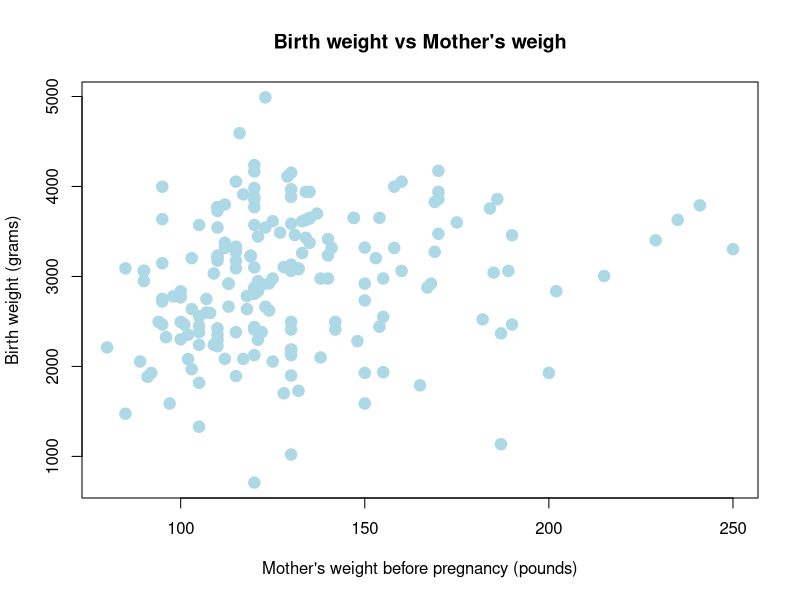
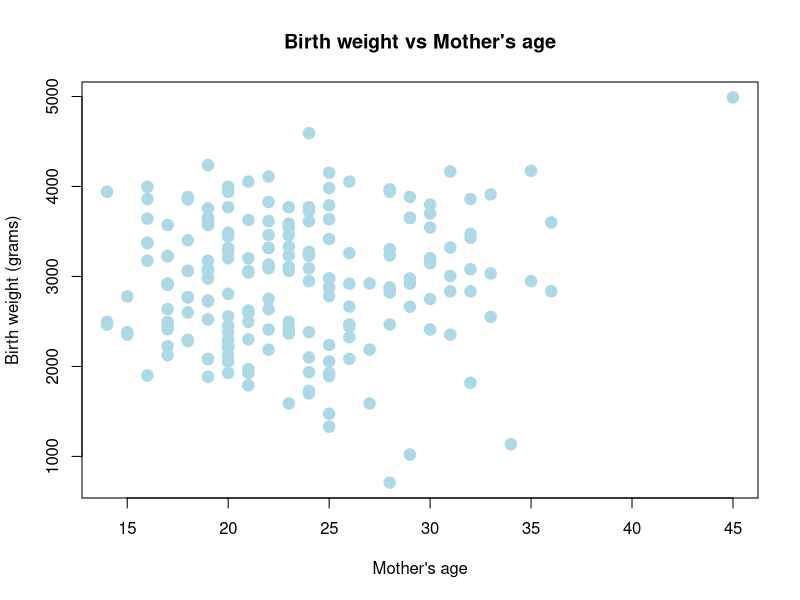
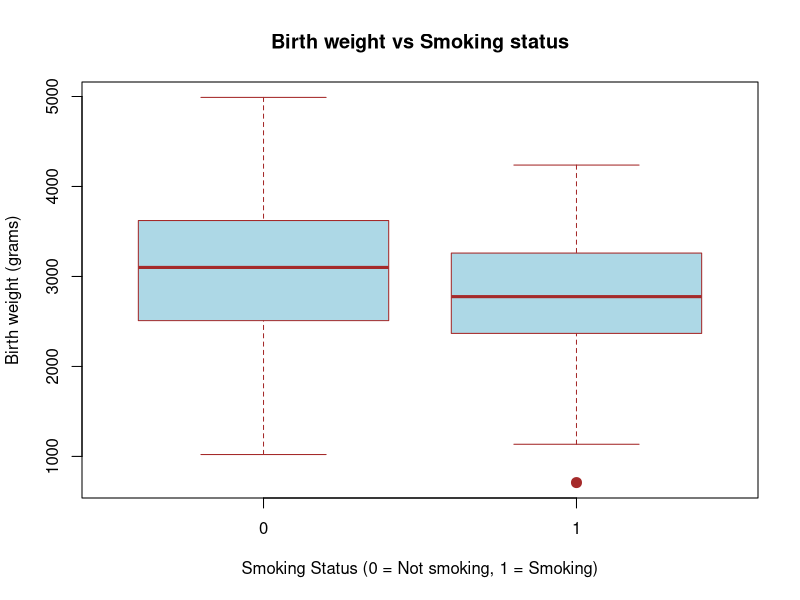
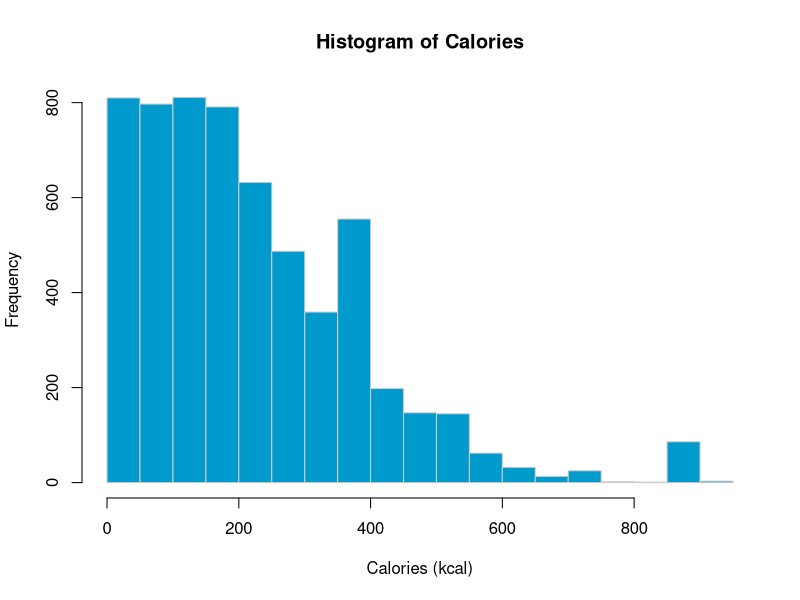
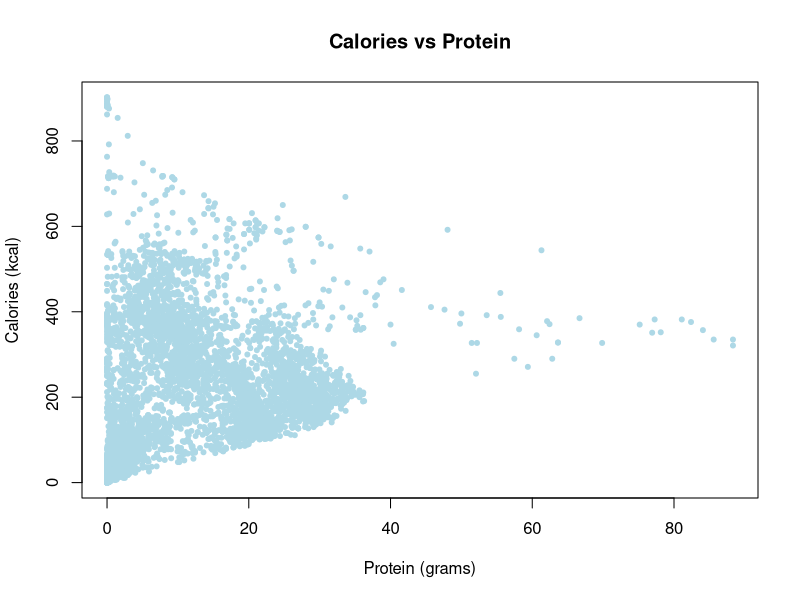
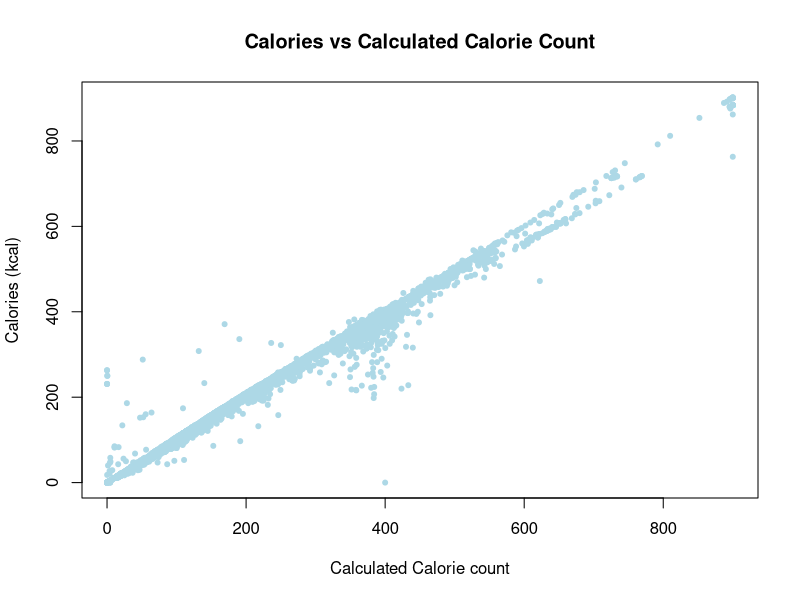

Reproduce these figures in R, in order.
## ---- chunk 1
library(ggplot2)
msleep <- ggplot2::msleep
## ---- chunk 2
num_observations <- nrow(msleep)
num_variables <- ncol(msleep)
description_msleep <- 'The observations show data about sleeping habits of 83 mammals.'
## ---- chunk 3
(avg_sleep_rem <- mean(msleep$sleep_rem, na.rm = TRUE))
## ---- chunk 4
(sd_brainwt <- sd(msleep$brainwt, na.rm = TRUE))
## ---- chunk 5
# Get the row number with the max sleep_rem
max_sleep_rem_row <- which.max(msleep$sleep_rem)
# Get the name column value and output it
max_sleep_rem <- msleep[max_sleep_rem_row, 'name']
max_sleep_rem$name
## ---- chunk 6
# Get the bodywt for carnivores
carni_bodywt <- msleep[msleep$vore == 'carni', 'bodywt']
# Calculate the mean
(carni_mean_bodywt <- mean(carni_bodywt$bodywt, na.rm = TRUE))
## ---- chunk 7
library(MASS)
birthwt <- MASS::birthwt
## ---- chunk 8
num_observations <- nrow(birthwt)
num_variables <- ncol(birthwt)
description_birthwt <- 'The observations show risk factors associated with low infant birth weight.'
## ---- chunk 9
plot(bwt ~ lwt, data = birthwt,
        xlab = "Mother's weight before pregnancy (pounds)",
        ylab = "Birth weight (grams)",
        main = "Birth weight vs Mother's weigh",
        pch = 20,
        cex = 2.3,
        col = "lightblue"
)
## ---- chunk 10
plot(bwt ~ age, data = birthwt,
        xlab = "Mother's age",
        ylab = "Birth weight (grams)",
        main = "Birth weight vs Mother's age",
        pch = 20,
        cex = 2.3,
        col = "lightblue"
)
## ---- chunk 11
bp_conf <- boxplot(bwt ~ smoke, data = birthwt,
        xlab = "Smoking Status (0 = Not smoking, 1 = Smoking)",
        ylab = "Birth weight (grams)",
        main = "Birth weight vs Smoking status",
        pch = 20,
        cex = 2,
        border  = "brown",
        col = "lightblue"
      )
no_smoking_median <- bp_conf$stats[3, 1]
smoking_median <- bp_conf$stats[3, 2]
## ---- chunk 12
library(readr)
nutrition <- read_csv("nutrition-2018.csv")
## ---- chunk 13
hist(nutrition$Calories,
     xlab   = "Calories (kcal)",
     main   = "Histogram of Calories",
     col  = "deepskyblue3",
     border = "gray80"
     )
## ---- chunk 14
library(knitr)
# Get the row numbers based on the Calories for that peak in the tail
tail_peak_rows <- which(nutrition$Calories >= 850 & nutrition$Calories < 900)
# Get the Description and the Calories columns only
high_calories_obs <- nutrition[tail_peak_rows, c('Desc', 'Calories')]
# Show 10 of them in a table
kable(high_calories_obs[1:10, ], caption = "Food between 850 and 900 Calories")
## ---- chunk 15
plot(Calories ~ Protein, data = nutrition,
        xlab = "Protein (grams)",
        ylab = "Calories (kcal)",
        main = "Calories vs Protein",
        pch = 20,
        cex = 1,
        col = "lightblue"
     )

## ---- chunk 16
nutrition$CaloriCount = rep(1, nrow(nutrition))
n <- nutrition

plot(Calories ~ I(4 * Protein + 4 * Carbs + 9 * Fat), 
        data = nutrition,
        xlab = "Calculated Calorie count",
        ylab = "Calories (kcal)",
        main = "Calories vs Calculated Calorie Count",
        pch = 20,
        cex = 1,
        col = "lightblue"
     )
## ---- chunk 17
a = 1:10
b = 10:1
c = rep(1, times = 10)
d = 2 ^ (1:10)
## ---- chunk 18
sum_of_squares <- function(x) {
  sum(x ^ 2)
}
## ---- chunk 19
sum_of_squares(x = a)
sum_of_squares(x = c(c, d))
## ---- chunk 20
# Assigning variables to match the formula (makes it easier to follow)
x <- d
n <- length(x)
result_b <- sqrt(sum_of_squares(x - 0) / n)
## ---- chunk 21
# Assigning variables to match the formula (makes it easier to follow)
x <- a
y <- b
n <- length(x)
result_c <- sqrt(sum_of_squares(x - y) / n)
## ---- chunk 22
set.seed(42)
x = 1:100
y = rnorm(1000)
z = runif(150, min = 0, max = 1)
## ---- chunk 23
list_extreme_values <- function(x, k = 2) {
  x_mean <- mean(x)
  x_sd <- sd(x)
  list(
    small = x[x < x_mean - (k * x_sd)],
    large = x[x > x_mean + (k * x_sd)]
  )
}

## ---- chunk 24
list_extreme_values(x = x, k = 1)
list_extreme_values(x = y, k = 3)
list_extreme_values(x = y, k = 2)
list_extreme_values(x = z, k = 1.5)
## ---- chunk 25
mean_large_y = mean(list_extreme_values(x = y, k = 1.5)$large)
